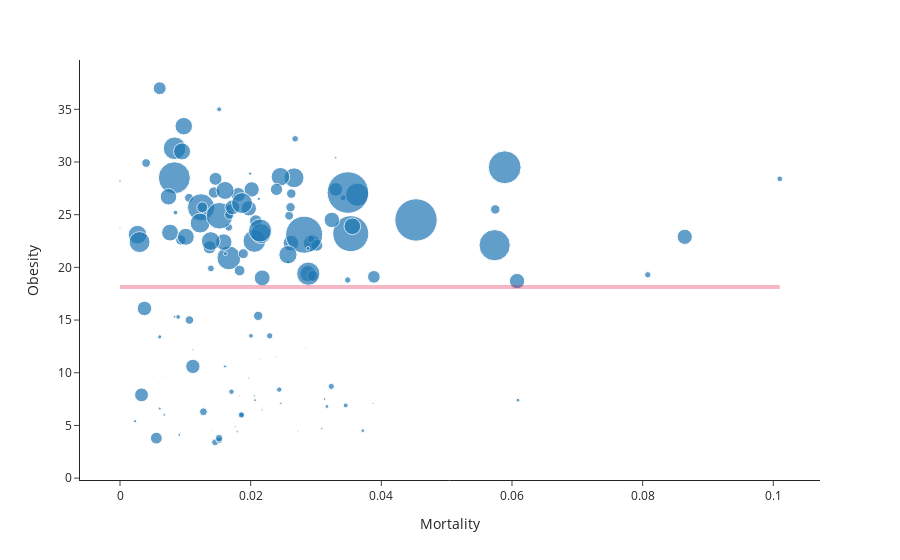

Notebook code cell kept with this figure:
### Markdown cell above
## Investigate: does obesity rate affect impact of COVID-19?

There is a nice report from **Science** ([sciencemag](https://www.sciencemag.org/)) linking obesity to COVID-19 mortalitiy:
* [Why COVID-19 is more deadly in people with obesity—even if they’re young](https://www.sciencemag.org/news/2020/09/why-covid-19-more-deadly-people-obesity-even-if-theyre-young)

From the authors:
> Since the pandemic began, dozens of studies have reported that many of the sickest COVID-19 patients have been people with obesity. In recent weeks, that link has come into sharper focus as large new population studies have cemented the association and demonstrated that even people who are merely overweight are at higher risk.

Our hypothesis is that we can find a pattern from this datset supporting this report. To do so, we'll start by simply plotting the Obesity rate against our newly defined Mortality.

### Code cell
fig = px.scatter(kg_df[kg_df.Country != 'Yemen'], x="Mortality", y = "Obesity", size = "Active", hover_name='Country', log_x=False,
                 size_max=30, template="simple_white")

fig.add_shape(
        # Line Horizontal
            type="line",
            x0=0,
            y0=kg_df[kg_df.Country != 'Yemen']['Obesity'].mean(),
            x1=kg_df[kg_df.Country != 'Yemen']['Mortality'].max(),
            y1=kg_df[kg_df.Country != 'Yemen']['Obesity'].mean(),
            line=dict(
                color="crimson",
                width=4
            ),
    )


fig.show()

### Figure 1 — Plotly figure (JSON) as saved in the notebook; plotly's stock layout.template omitted (floating-point values rounded to 4 significant figures; data arrays with more than 128 entries replaced by an {"elided": "..."} marker saying what was removed)
{"data": [{"hovertemplate": "<b>%{hovertext}</b><br><br>Mortality=%{x}<br>Obesity=%{y}<br>Active=%{marker.size}<extra></extra>", "hovertext": {"elided": "150 str values"}, "legendgroup": "", "marker": {"color": "#1F77B4", "size": {"elided": "150 float values"}, "sizemode": "area", "sizeref": 0.001918, "symbol": "circle"}, "mode": "markers", "name": "", "orientation": "v", "showlegend": false, "type": "scatter", "x": {"elided": "150 float values"}, "xaxis": "x", "y": {"elided": "150 float values"}, "yaxis": "y"}], "layout": {"legend": {"itemsizing": "constant", "tracegroupgap": 0}, "margin": {"t": 60}, "shapes": [{"line": {"color": "crimson", "width": 4}, "type": "line", "x0": 0, "x1": 0.101, "y0": 18.14, "y1": 18.14}], "xaxis": {"anchor": "y", "domain": [0, 1], "title": {"text": "Mortality"}}, "yaxis": {"anchor": "x", "domain": [0, 1], "title": {"text": "Obesity"}}}}
